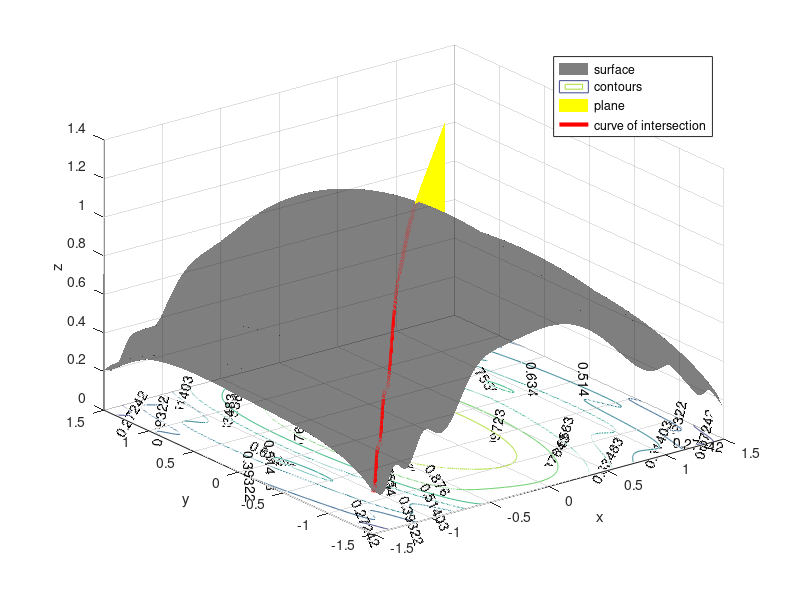

The MATLAB script that drew this image:
clc, clear, close all 
[x y]=meshgrid(-1.5:0.01:1.5);
z=(-sin(x.^2.*y+5*x.^3)+sqrt(sin((x.^2).*y + 5.*x.^3).^2-4.*(5.*x.^2+4).*(-5+x.^2+y.^2)))./(2.*(5.*x.^2+4));
surf(x,y,z,'FaceAlpha', 0.5,'EdgeColor', 'none', 'FaceColor', 'black');
hold on 

contour(x,y,z,7, 'ShowText', 'on'); 

clear; 
[x,z]=meshgrid(0.03:0.01:1.14);
y=x; 
surf(x,y,z, 'EdgeColor', 'none', 'FaceColor', 'yellow');

clear; 
t = linspace(-1.5, 1.5, 1000);
x = t; 
y = t;
z=(-sin(t.^3+5*t.^3)+sqrt(sin((t.^3)+5.*t.^3).^2-4.*(5.*t.^2+4).*(-5+2.*t.^2)))./(2.*(5.*t.^2+4));

plot3(x, y, z,'-r', 'LineWidth', 3)

xlabel('x')
ylabel('y') 
zlabel('z')
legend('surface', 'contours', 'plane', 'curve of intersection')
